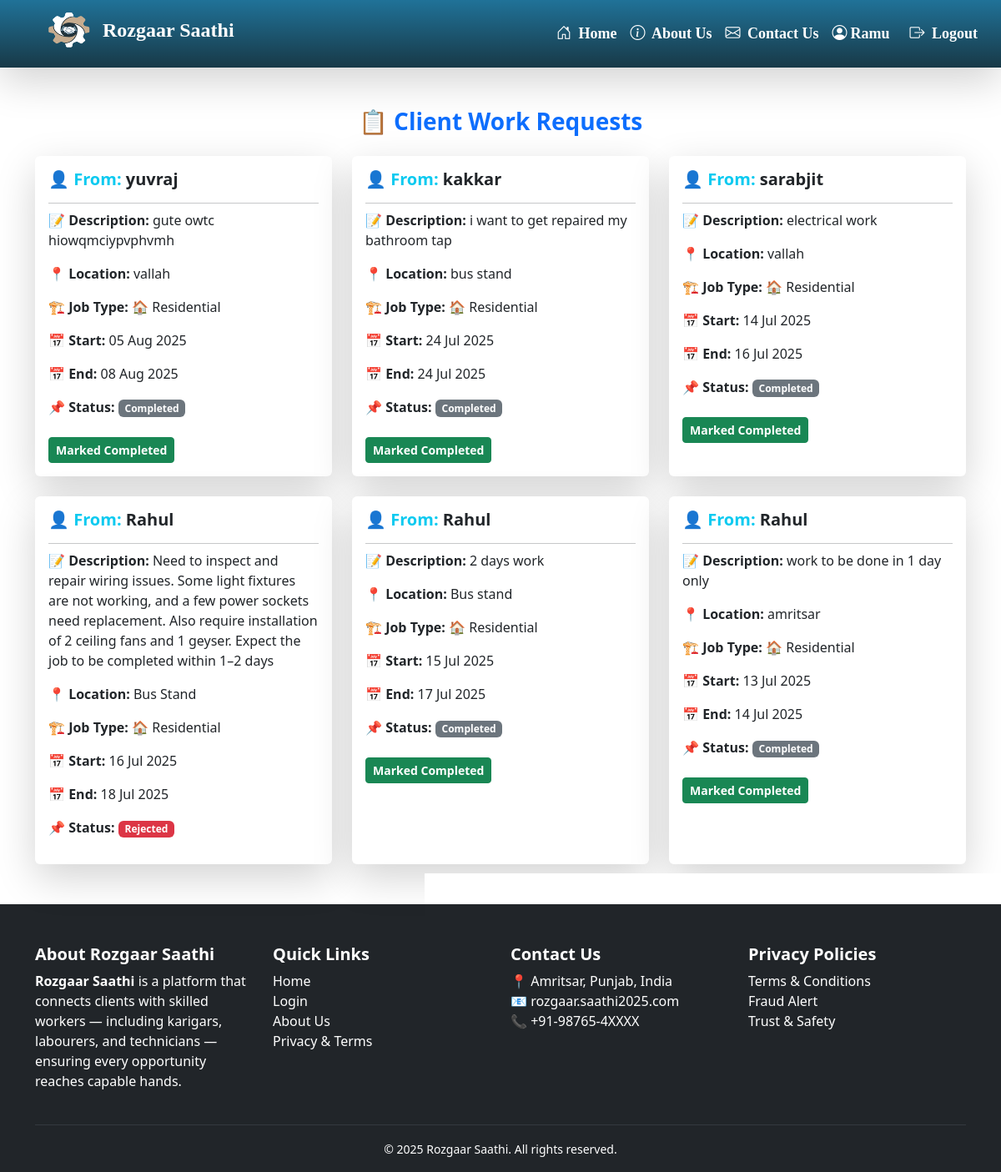
The page /hunarbaaz/requests/ (signed in) on the database its author committed.
### client/models.py (models this page shows, shortened)
class PostRequest(models.Model):
    client = models.ForeignKey(User, on_delete=models.CASCADE, related_name='sent_requests')
    hunarbaaz = models.ForeignKey('hunarbaaz.Hunarbaaz', on_delete=models.CASCADE, related_name='received_requests')
    job_description = models.TextField()
    location = models.CharField(max_length=100)
    start_date = models.DateField(help_text="Start date of the job",null=False,blank=True)
    end_date = models.DateField(help_text="Expected completion date",null=False,blank=True)
    JOB_TYPE_CHOICES = [
        ('residential', 'Residential'),
        ('commercial', 'Commercial'),
    ]
    job_type = models.CharField(max_length=20,choices=JOB_TYPE_CHOICES,default='residential',help_text="Type of job location")
    working_hours = models.PositiveIntegerField(
        null=True,
        blank=True,
        help_text="Estimated total working hours for this job"
    )
    is_accepted = models.BooleanField(null=True, blank=True)  # None = Pending, True = Accepted, False = Rejected
    is_completed = models.BooleanField(default=False)
    is_cancelled = models.BooleanField(default=False, help_text="Whether the client has cancelled the request")
    created_at = models.DateTimeField(auto_now_add=True)
    rating = models.IntegerField(
    validators=[MinValueValidator(1), MaxValueValidator(5)],
    null=True,
    blank=True,
    help_text="Client rating after completion (1 to 5)"
)
    review = models.TextField(null=True, blank=True, help_text="Optional client feedback")

### hunarbaaz/views.py (the view)
# urls.py: path('requests/', views.view_requests, name='view_requests'),
@login_required
def view_requests(request):
    try:
        profile = Hunarbaaz.objects.get(user=request.user)
    except Hunarbaaz.DoesNotExist:
        return redirect('hunarbaaz:edit_profile')
    requests = PostRequest.objects.filter(
        hunarbaaz=profile,
        is_cancelled=False  # This line excludes cancelled ones
    ).order_by('-created_at')
    return render(request, 'hunarbaaz/view_requests.html', {
        'client_requests': requests
    })

### hunarbaaz/templates/hunarbaaz/view_requests.html (shortened to what this page needs)
{% extends 'base/base.html' %}
{% block content %}
  <div class="container mt-5 mb-5">
    <h3 class="mb-4 text-center text-primary fw-bold">📋 Client Work Requests</h3>
    {% if client_requests %}
      <div class="row g-4">
        {% for req in client_requests %}
          <div class="col-md-4">
            <div class="card shadow-lg border-0 h-100">
              <div class="card-body">
                <h5 class="card-title text-info fw-semibold">👤 From: <span class="text-dark">{{ req.client.username }}</span></h5>
                <hr class="mb-2" />
                <p>
                  <strong>📝 Description:</strong> {{ req.job_description }}
                </p>
                <p>
                  <strong>📍 Location:</strong> {{ req.location }}
                </p>
                <p>
                  <strong>🏗️ Job Type:</strong>
                  {% if req.job_type == 'residential' %}
                    🏠 Residential
                  {% elif req.job_type == 'commercial' %}
                    🏢 Commercial
                  {% else %}
                    -
                  {% endif %}
                </p>
                <p>
                  <strong>📅 Start:</strong> {{ req.start_date|date:'d M Y' }}
                </p>
                <p>
                  <strong>📅 End:</strong> {{ req.end_date|date:'d M Y' }}
                </p>
                <p>
                  <strong>📌 Status:</strong>
                  {% if req.is_cancelled %}
                    <span class="badge bg-danger">Cancelled</span>
                  {% elif req.is_completed %}
                    <span class="badge bg-secondary">Completed</span>
                  {% elif req.is_accepted == True %}
                    <span class="badge bg-success">Accepted</span>
                  {% elif req.is_accepted == False %}
                    <span class="badge bg-danger">Rejected</span>
                  {% else %}
                    <span class="badge bg-warning text-dark">Pending</span>
                  {% endif %}
                </p>
                <div class="mt-3">
                  {% if req.is_accepted and not req.is_completed and not req.is_cancelled %}
                    <a href="{% url 'hunarbaaz:mark_completed' req.id %}" class="btn btn-success btn-sm mt-2">Mark as Completed</a>
                  {% elif req.is_completed %}
                    <span class="btn btn-success fw-bold btn-sm mt-2" disabled>Marked Completed</span>
                  {% endif %}
                </div>
              </div>
            </div>
          </div>
        {% endfor %}
      </div>
    {% else %}
      <div class="alert alert-info text-center mt-4">No work requests received yet.</div>
    {% endif %}
  </div>
{% endblock %}

### base/templates/base/base.html (shortened to what this page needs)
{% load static %}
<!DOCTYPE html>
<html lang="en">
<head>
    <link href="https://cdn.jsdelivr.net/npm/bootstrap@5.3.0/dist/css/bootstrap.min.css" rel="stylesheet">
<link rel="stylesheet" href="https://cdnjs.cloudflare.com/ajax/libs/font-awesome/6.5.0/css/all.min.css">
<link href="https://cdn.jsdelivr.net/npm/bootstrap-icons@1.10.5/font/bootstrap-icons.css" rel="stylesheet">
<link rel="stylesheet" href="{% static 'base/css/style.css' %}">
<link rel="stylesheet" href="{% static 'base/css/login.css' %}">
<link href="https://cdn.jsdelivr.net/npm/aos@2.3.4/dist/aos.css" rel="stylesheet">
</head>
<body>
<nav class="navbar navbar-expand-lg navbar-dark shadow-lg">
  <div class="container-fluid" id="navbar-cont">
    <a class="navbar-brand fw-bold fs-4 d-flex align-items-center" href="{% url 'home' %}">
      <img src="{% static 'base/images/logo.png' %}" style="height: 55px; width: 65px;" class="me-2">
      <span class="text-white">Rozgaar Saathi</span>
    </a>
    <div class="collapse navbar-collapse justify-content-end" id="navbarNav">
      <ul class="navbar-nav align-items-center">
        <li class="nav-item">
          <a class="nav-link nav-anim" href="{% url 'home' %}">
            <i class="bi bi-house-door me-1"></i> Home
          </a>
        </li>
        <li class="nav-item">
          <a class="nav-link nav-anim" href="{% url 'about' %}">
            <i class="bi bi-info-circle me-1"></i> About Us
          </a>
        </li>
        <li class="nav-item">
          <a class="nav-link nav-anim" href="{% url 'reviews:contact_review' %}">
            <i class="bi bi-envelope me-1"></i> Contact Us
          </a>
        </li>
        {% if user.is_authenticated %}
          {% if user.clientprofile %}
          <li class="nav-item">
              <a class="nav-link nav-anim" href="{% url 'client:all_profiles' %}">
                <i class="bi bi-people me-1"></i> Browse Hunarbaaz
              </a>
            </li>
            <li class="nav-item">
              <a class="nav-link nav-anim" href="{% url 'client:client_dashboard' %}">
               <i class="bi bi-person-circle me-1"></i> {{ user.username }}
              </a>
            </li>
          {% elif user.hunarbaaz %}
            <li class="nav-item">
              <a class="nav-link nav-anim" href="{% url 'hunarbaaz:hunarbaaz_dashboard' %}">
                <i class="bi bi-person-circle me-1"></i>{{ user.username }}
              </a>
            </li>
          {% endif %}
          <li class="nav-item">
            <form method="post" action="{% url 'logout' %}" class="d-inline">
              <button type="submit" class="btn nav-link nav-anim ms-2">
                <i class="bi bi-box-arrow-right me-1"></i> Logout
              </button>
            </form>
          </li>
        {% else %}
          <li class="nav-item">
            <a class="nav-link nav-anim" href="{% url 'login' %}">
              <i class="bi bi-box-arrow-in-right me-1"></i> Login / Register
            </a>
          </li>
        {% endif %}
      </ul>
    </div>
  </div>
</nav>
{% block content %}{% endblock %}
<footer class="bg-dark text-white pt-5">
  <div class="container">
    <div class="row gy-4">
      <div class="col-md-3 col-sm-6">
        <h5 class="fw-bold">About Rozgaar Saathi</h5>
        <p>
          <strong>Rozgaar Saathi</strong> is a platform that connects clients with skilled workers — including karigars, labourers, and technicians — ensuring every opportunity reaches capable hands.
        </p>
      </div>
      <div class="col-md-3 col-sm-6">
        <h5 class="fw-bold">Quick Links</h5>
        <ul class="list-unstyled">
          <li><a href="{% url 'home' %}" class="text-white text-decoration-none">Home</a></li>
          <li><a href="{% url 'login' %}" class="text-white text-decoration-none">Login</a></li>
          <li><a href="{% url 'about' %}" class="text-white text-decoration-none">About Us</a></li>
          <li><a href="{% url 'privacy_terms' %}" class="text-white text-decoration-none">Privacy & Terms</a></li>
        </ul>
      </div>
      <div class="col-md-3 col-sm-6">
        <h5 class="fw-bold">Contact Us</h5>
        <ul class="list-unstyled">
          <li>📍 Amritsar, Punjab, India</li>
          <li>📧 rozgaar.saathi2025.com</li>
          <li>📞 +91-98765-4XXXX</li>
        </ul>
      </div>
      <div class="col-md-3 col-sm-6">
        <h5 class="fw-bold">Privacy Policies</h5>
        <ul class="list-unstyled">
          <li>Terms & Conditions</li>
          <li>Fraud Alert</li>
          <li>Trust & Safety</li>
        </ul>
      </div>
    </div>
    <hr class="border-secondary mt-4">
    <div class="text-center pb-3">
      <small>&copy; 2025 Rozgaar Saathi. All rights reserved.</small>
    </div>
  </div>
</footer>
</html>

### base/static/base/css/style.css (style rules this page uses)
body { background-color: white; }
ul { z-index: 9999; }
.navbar { background: linear-gradient(to top, #183947, #207298); backdrop-filter: blur(10px); transition: background 0.3s ease-in-out; font-family: chiller; }
.navbar-brand { width: 410px; padding: 0 0 10px 10px; }
#navbarNav { background: none; width: auto; z-index: 9999; position: relative; }
#navbar-cont { padding: 0 20px 0 40px; z-index: 999; }
.navbar-collapse { z-index: 9999; background-color: #212529; }
.navbar-nav .nav-link { font-size: 18px; font-weight: bold; background: none; transition: all 0.3s ease; position: relative; color: white; border-radius: 8px; padding: 8px 16px; display: inline-block; }
.navbar-nav .nav-link::after, .nav-link::after { display: none !important; }

### rows shown on the page
PostRequest: client.username "yuvraj", job_description "gute owtc hiowqmciypvphvmh", location "vallah", job_type "🏠 Residential", start_date "05 Aug 2025", end_date "08 Aug 2025", is_cancelled "Completed", is_accepted "Marked Completed"
PostRequest: client.username "kakkar", job_description "i want to get repaired my bathroom tap", location "bus stand", job_type "🏠 Residential", start_date "24 Jul 2025", end_date "24 Jul 2025", is_cancelled "Completed", is_accepted "Marked Completed"
PostRequest: client.username "sarabjit", job_description "electrical work", location "vallah", job_type "🏠 Residential", start_date "14 Jul 2025", end_date "16 Jul 2025", is_cancelled "Completed", is_accepted "Marked Completed"
PostRequest: client.username "Rahul", job_description "Need to inspect and repair wiring issues. Some light fixtures are not working, and a few power sockets need replacement. Also require installation of 2 ceiling fans and 1 geyser. Expect the job to be completed within 1–2 days", location "Bus Stand", job_type "🏠 Residential", start_date "16 Jul 2025", end_date "18 Jul 2025", is_cancelled "Rejected"
PostRequest: client.username "Rahul", job_description "2 days work", location "Bus stand", job_type "🏠 Residential", start_date "15 Jul 2025", end_date "17 Jul 2025", is_cancelled "Completed", is_accepted "Marked Completed"
PostRequest: client.username "Rahul", job_description "work to be done in 1 day only", location "amritsar", job_type "🏠 Residential", start_date "13 Jul 2025", end_date "14 Jul 2025", is_cancelled "Completed", is_accepted "Marked Completed"

### other values the page prints
{{ user.username }} "Ramu"
